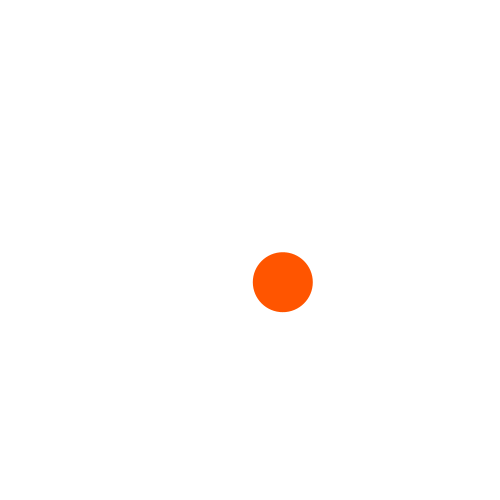
Frame 1 (no input)
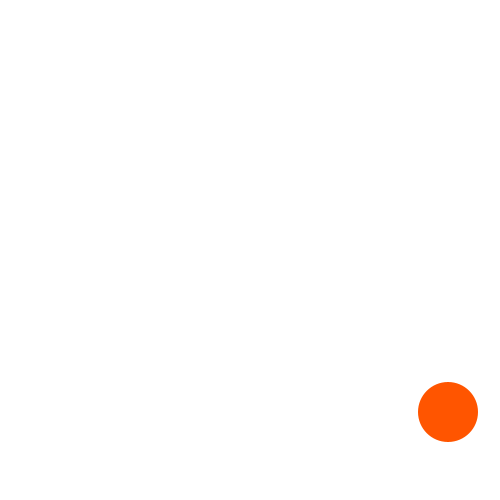
Frame 60 (the mouse pressed at the canvas centre just before this capture)
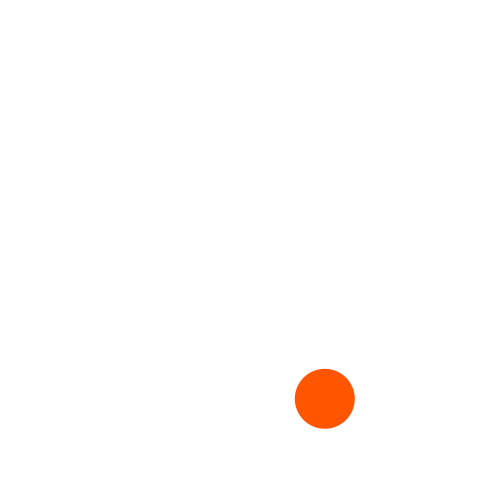
Frame 120 (the mouse held since frame 60 and released just before this capture)

The Processing sketch that drew these frames (run headless with seeded random() and noise(); from frame 60 on, the mouse is pressed at the canvas centre):

// Processing sketch: processing_23115
// ── processing_23115.pde

//Set up
Squishy squishy;

int[] xpos = new int [25];
int[] ypos = new int [25];
    
void setup() {
  
  size (500, 500);
  noStroke();
  fill(255, 85, 0);
  frameRate(30);
  smooth();
  squishy = new Squishy(); //Initialize squishy object in setup() by call constructor


  
}



//Draw
void draw() {
 
  background(255);
  //operate Julie object
  squishy.moveInCrq();
  //squishy.makeMore();
  //squishy.deteriorate();
  //squishy.bigCrqSee();
  
}

class Squishy { 
  //Variables
  int size;
  float xpos, ypos;
  float xspeed, yspeed;
  int xdirection, ydirection;
  
  
  Squishy() {
  
  size = 60;
  xpos = width/2;
  ypos = height/2;
  
  xspeed = 2.8;
  yspeed = 2.2;
  
  xdirection = 1;
  ydirection = 1;
    
 
  }  
  
  void moveInCrq() {
    
   
    // Update the position of the shape
    xpos = xpos + ( xspeed * xdirection );
    ypos = ypos + ( yspeed * ydirection );
    
    // Test to see if the shape exceeds the boundaries of the screen
    // If it does, reverse its direction by multiplying by -1
    if (xpos > width-size || xpos < 0) {
      xdirection *= -1;
    }
    if (ypos > height-size || ypos < 0) {
      ydirection *= -1;
    }
  
    // Draw the shape
    ellipse(xpos+size/2, ypos+size/2, size, size);
  
  }
  
  
  /*void bigCrqSee() {
    
    stroke(1);
    fill(255);
    ellipse(250, 250, 500, 500);
  
  }*/
  /*
    
  }
  
  //Multiply when hit wall
  void makeMore() {
    
    while
    squishyPt[][] 
    for (i = 0, i < length, i++) {
      for (j = 0, j < length, j++) {
        ellipse
  }
  
  //When reach x time turn color and deteriorate
  void deteriorate() {
  
  }*/
}
